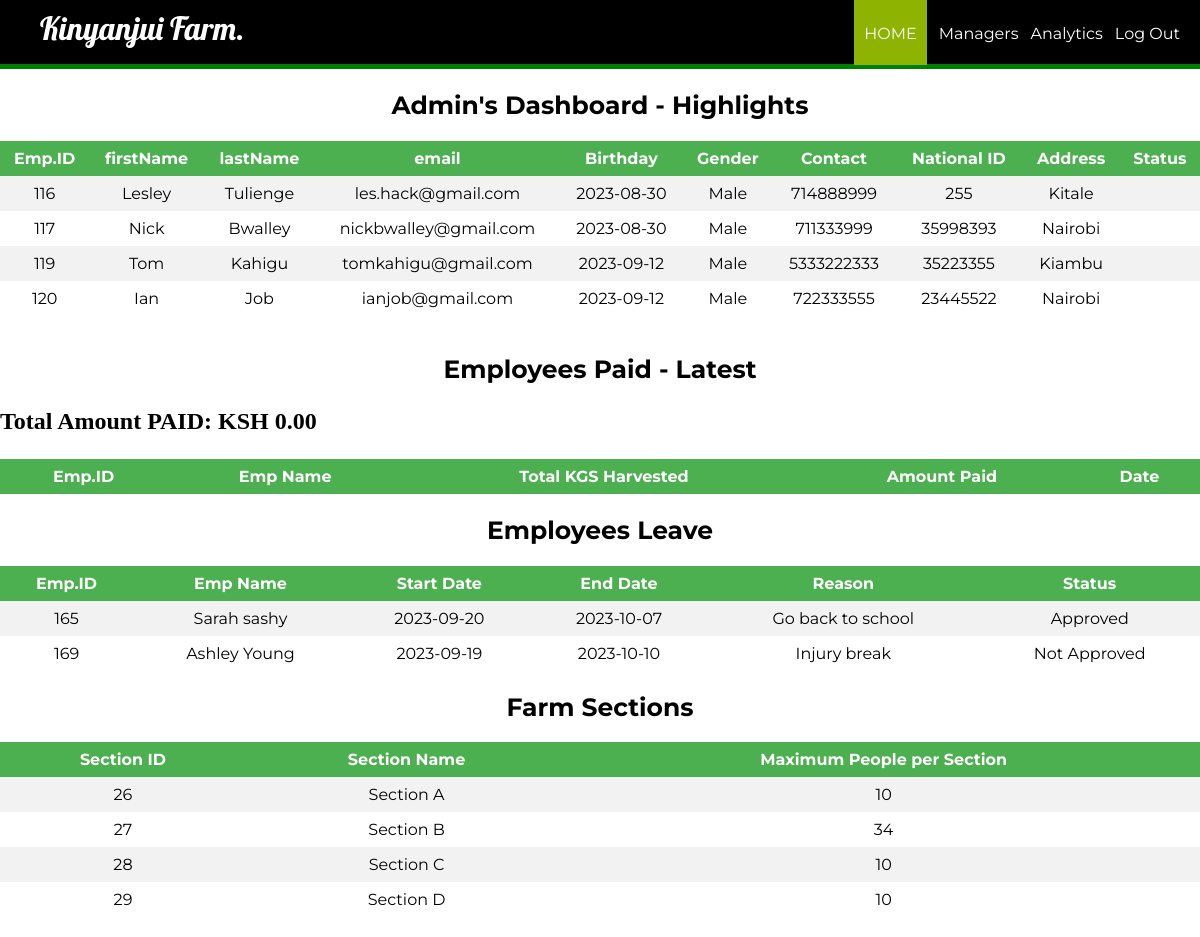
Before: /Admin/adminHome.php?id=116 with the older database file.
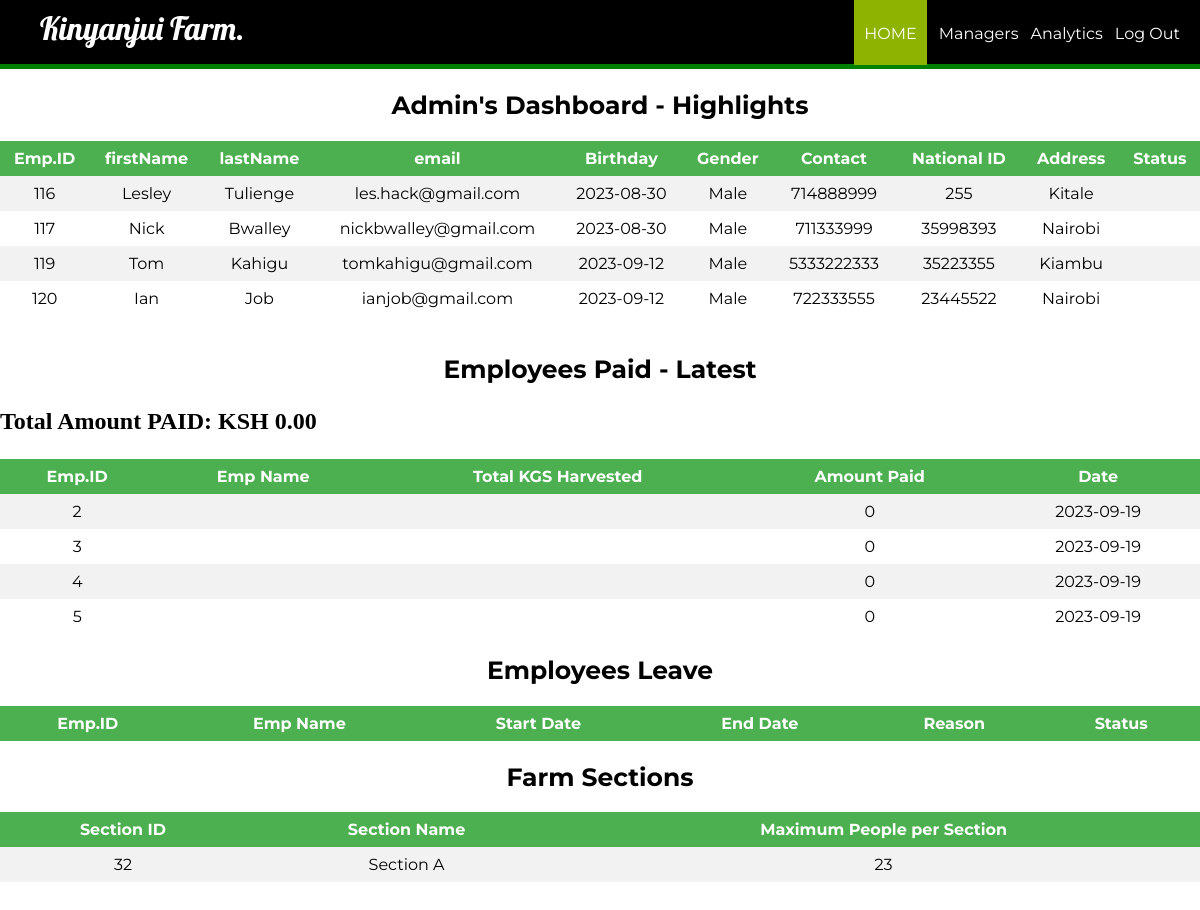
After: the same page with the newer database file.
### tables this page shows
CREATE TABLE `manager` (
  `id` int(11) NOT NULL,
  `firstName` varchar(100) NOT NULL,
  `lastName` varchar(100) NOT NULL,
  `email` varchar(100) NOT NULL,
  `password` text NOT NULL,
  `birthday` date NOT NULL,
  `gender` varchar(10) NOT NULL,
  `contact` varchar(20) NOT NULL,
  `nid` int(20) NOT NULL,
  `address` varchar(100) DEFAULT NULL,
  `dept` varchar(100) NOT NULL,
  `degree` varchar(100) NOT NULL,
  `pic` text NOT NULL
);

CREATE TABLE `employee_leave` (
  `id` int(11) NOT NULL,
  `empName` varchar(255) NOT NULL,
  `start` date NOT NULL,
  `end` date NOT NULL,
  `reason` varchar(255) NOT NULL,
  `status` varchar(255) NOT NULL
);

CREATE TABLE `farm_section` (
  `id` int(10) NOT NULL,
  `section_name` varchar(225) NOT NULL,
  `max_people` varchar(225) NOT NULL
);

CREATE TABLE `employee_paid` (
  `id` int(11) NOT NULL,
  `empName` varchar(255) NOT NULL,
  `total_kgs_harvested` varchar(255) NOT NULL,
  `amt_paid` int(100) NOT NULL,
  `date` date NOT NULL
);

### Admin/adminHome.php (the view, shortened to what this page needs)
<?php
	require_once ('../process/dbh.php');
	$id = (isset($_GET['id']) ? $_GET['id'] : '');
	$sql = "SELECT * FROM manager";
	$sql5 = "SELECT * FROM employee_paid";
	$sql6 = "SELECT * FROM employee_leave";
	$sql8 = "SELECT * FROM farm_section";
$result = mysqli_query($conn, $sql);
$result5 = mysqli_query($conn, $sql5);
$result6 = mysqli_query($conn, $sql6);
$result8 = mysqli_query($conn, $sql8);
?>
<html>
<head>
	<link rel="stylesheet" type="text/css" href="../stylescss/manager_login_style.css">
</head>
<body>
	<header>
		<nav>
			<h1>Kinyanjui Farm.</h1>
			<ul id="navli">
			    <li><a class="homered" href="adminHome.php?id=<?php echo $id ?>">HOME</a></li>
				<li><a class="homeblack" href="viewManager.php?id=<?php echo $id ?>">Managers</a></li>
				<li><a class="homeblack" href="../Analytics/index.php?id=<?php echo $id ?>">Analytics</a></li>
				<li><a class="homeblack" href="admin.html">Log Out</a></li>
			</ul>
		</nav>
	</header>
	<div class="divider"></div>
	<div id="divimg">
	<div>
		    	<h2 style="font-family: 'Montserrat', sans-serif; font-size: 25px; text-align: center;">Admin's Dashboard - Highlights </h2>
    	<table>
			<tr bgcolor="#000">
				<th align = "center">Emp.ID</th>
				<th align = "center">firstName</th>
				<th align = "center">lastName</th>
				<th align = "center">email</th>
				<th align = "center">Birthday</th>
				<th align = "center">Gender</th>
				<th align = "center">Contact</th>
				<th align = "center">National ID</th>
				<th align = "center">Address</th>
				<th align = "center">Status</th>
			</tr>
			<?php
				while ($employee = mysqli_fetch_assoc($result)) {
					echo "<tr>";
					echo "<td>".$employee['id']."</td>";
					echo "<td>".$employee['firstName']."</td>";
					echo "<td>".$employee['lastName']."</td>";
					echo "<td>".$employee['email']."</td>";
					echo "<td>".$employee['birthday']."</td>";
					echo "<td>".$employee['gender']."</td>";
					echo "<td>".$employee['contact']."</td>";
					echo "<td>".$employee['nid']."</td>";
					echo "<td>".$employee['address']."</td>";
					echo "<td>".$employee['status']."</td>";
				}
			?>
		</table>
	<?php
		require_once('process/dbh.php');
		$sql = "SELECT amt_paid FROM employee_paid";
		$result = mysqli_query($conn, $sql);
		if ($result) {
			$totalAmount = 0;
			while ($row = mysqli_fetch_assoc($result)) {
				$amount = $row['amt_paid'];
				$totalAmount += $amount;
			}
		} else {
			echo "Query error: " . mysqli_error($conn);
		}
	?>
	<br>
	<div id="divimg">
	<div>
		    	<h2 style="font-family: 'Montserrat', sans-serif; font-size: 25px; text-align: center;">Employees Paid - Latest </h2>
    	<table>
			<tr bgcolor="#000">
				<th align = "center">Emp.ID</th>
				<th align = "center">Emp Name</th>
				<th align = "center">Total KGS Harvested</th>
				<th align = "center">Amount Paid</th>
				<th align = "center">Date</th>
			</tr>
			<?php
				while ($employee = mysqli_fetch_assoc($result5)) {
					echo "<tr>";
					echo "<td>".$employee['id']."</td>";
					echo "<td>".$employee['empName']."</td>";
					echo "<td>".$employee['total_kgs_harvested']."</td>";
					echo "<td>".$employee['amt_paid']."</td>";
					echo "<td>".$employee['date']."</td>";
				}
			echo "<p style='font-weight: bold; font-size: 24px;'>Total Amount PAID: KSH " . number_format($totalAmount, 2) . "</p>";
			?>
		</table>
	</div>
	<div id="divimg">
	<div>
		    	<h2 style="font-family: 'Montserrat', sans-serif; font-size: 25px; text-align: center;">Employees Leave </h2>
    	<table>
			<tr bgcolor="#000">
				<th align = "center">Emp.ID</th>
				<th align = "center">Emp Name</th>
				<th align = "center">Start Date</th>
				<th align = "center">End Date</th>
				<th align = "center">Reason</th>
				<th align = "center">Status</th>
			</tr>
			<?php
				while ($employee = mysqli_fetch_assoc($result6)) {
					echo "<tr>";
					echo "<td>".$employee['id']."</td>";
					echo "<td>".$employee['empName']."</td>";
					echo "<td>".$employee['start']."</td>";
					echo "<td>".$employee['end']."</td>";
					echo "<td>".$employee['reason']."</td>";
					echo "<td>".$employee['status']."</td>";
				}
			?>
		</table>
	</div>
	<div id="divimg">
	<div>
		    	<h2 style="font-family: 'Montserrat', sans-serif; font-size: 25px; text-align: center;">Farm Sections </h2>
    	<table>
			<tr bgcolor="#000">
				<th align = "center">Section ID</th>
				<th align = "center">Section Name</th>
				<th align = "center">Maximum People per Section</th>
			</tr>
			<?php
				while ($employee = mysqli_fetch_assoc($result8)) {
					echo "<tr>";
					echo "<td>".$employee['id']."</td>";
					echo "<td>".$employee['section_name']."</td>";
					echo "<td>".$employee['max_people']."</td>";
				}
			?>
		</table>
	</div>
<br>
<br>
<br>
<br>
<br>
	</div>
	</div>
</body>
</html>

Changed rows visible on the page:
removed employee_leave: id "165", empName "Sarah sashy", start "2023-09-20", end "2023-10-07", reason "Go back to school", status "Approved"
removed employee_leave: id "169", empName "Ashley Young", start "2023-09-19", end "2023-10-10", reason "Injury break", status "Not Approved"
removed farm_section: id "26", section_name "Section A", max_people "10"
removed farm_section: id "27", section_name "Section B", max_people "34"
removed farm_section: id "28", section_name "Section C", max_people "10"
removed farm_section: id "29", section_name "Section D", max_people "10"
added employee_paid: id "2", amt_paid "0", date "2023-09-19"
added employee_paid: id "3", amt_paid "0", date "2023-09-19"
added employee_paid: id "4", amt_paid "0", date "2023-09-19"
added employee_paid: id "5", amt_paid "0", date "2023-09-19"
added farm_section: id "32", section_name "Section A", max_people "23"
